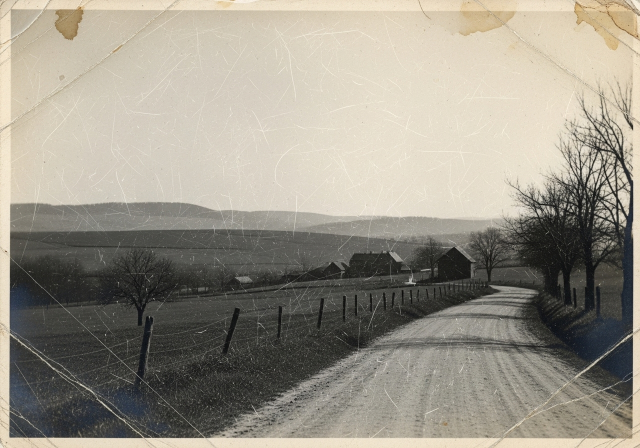
#> input picture attached_assets/generated_images/Damaged_vintage_landscape_photo_1b121723.png, 1280 x 896 px (shown at 1/2 size)
$ python -i photo_processor.py   (imports and definitions only)
#> lines starting #> are read from the running program, lines starting #| are printed output that depends on the picture
import cv2
import numpy as np
from PIL import Image
import io
import os
import replicate
import base64
import asyncio
from typing import Optional, Dict, Any
import logging

logger = logging.getLogger(__name__)

class AIPhotoProcessor:
    """
    Alqudimi Technology - Advanced photo restoration using state-of-the-art models:
    - SwinIR: Super-resolution and general restoration
    - CodeFormer: Face enhancement
    - DDColor: Photo-realistic colorization
    - InstructIR: Text-based instruction control
    """

    def __init__(self, api_key: Optional[str] = None):
        """
        Initialize the AI Photo Processor
        Args:
            api_key: Replicate API key (falls back to REPLICATE_API_TOKEN env var)
        """
        self.api_key = api_key or os.environ.get('REPLICATE_API_TOKEN')
        if self.api_key:
            os.environ['REPLICATE_API_TOKEN'] = self.api_key

        self.model_versions = {
            'swinir': 'jingyunliang/swinir',
            'codeformer': 'sczhou/codeformer',
            'ddcolor': 'piddnad/ddcolor',
            'instructir': 'mv-lab/instructir'
        }

    # [26 lines left out: functions _image_to_data_uri, _download_image_from_url, not called in this run]

    def super_resolution(self, image: np.ndarray, scale: int = 4, task: str = 'real_sr') -> np.ndarray:
        """
        Enhance image quality using SwinIR super-resolution

        Args:
            image: Input image as numpy array
            scale: Upscaling factor (2, 3, 4, or 8)
            task: 'real_sr' (real-world), 'classical_sr', 'gray_dn', 'color_dn', or 'jpeg_car'

        Returns:
            Enhanced image as numpy array
        """
        if not self.api_key:
            logger.warning("No Replicate API key found. Falling back to basic upscaling.")
            return self._fallback_super_resolution(image, scale)

        try:
            logger.info(f"Running SwinIR super-resolution: scale={scale}, task={task}")

            data_uri = self._image_to_data_uri(image)

            output = replicate.run(
                self.model_versions['swinir'],
                input={
                    "image": data_uri,
                    "task": task,
                    "scale": scale
                }
            )

            if isinstance(output, str):
                result = self._download_image_from_url(output)
            else:
                result = self._download_image_from_url(str(output))

            logger.info("SwinIR processing completed successfully")
            return result

        except Exception as e:
            logger.error(f"SwinIR processing failed: {str(e)}")
            return self._fallback_super_resolution(image, scale)

    # [125 lines left out: functions face_enhancement, colorize_photo, instruct_restore, not called in this run]

    def _fallback_super_resolution(self, image: np.ndarray, scale: int) -> np.ndarray:
        """Fallback super-resolution using OpenCV"""
#> called with scale = 4
        height, width = image.shape[:2]
#> height = 896; width = 1280
        new_width = int(width * scale)
#> new_width = 5120
        new_height = int(height * scale)
#> new_height = 3584

        upscaled = cv2.resize(image, (new_width, new_height), interpolation=cv2.INTER_CUBIC)

        lab = cv2.cvtColor(upscaled, cv2.COLOR_RGB2LAB)
#> lab: shape (3584, 5120, 3); mean of channels 0, 1, 2 154, 127.7, 134.9
        l, a, b = cv2.split(lab)
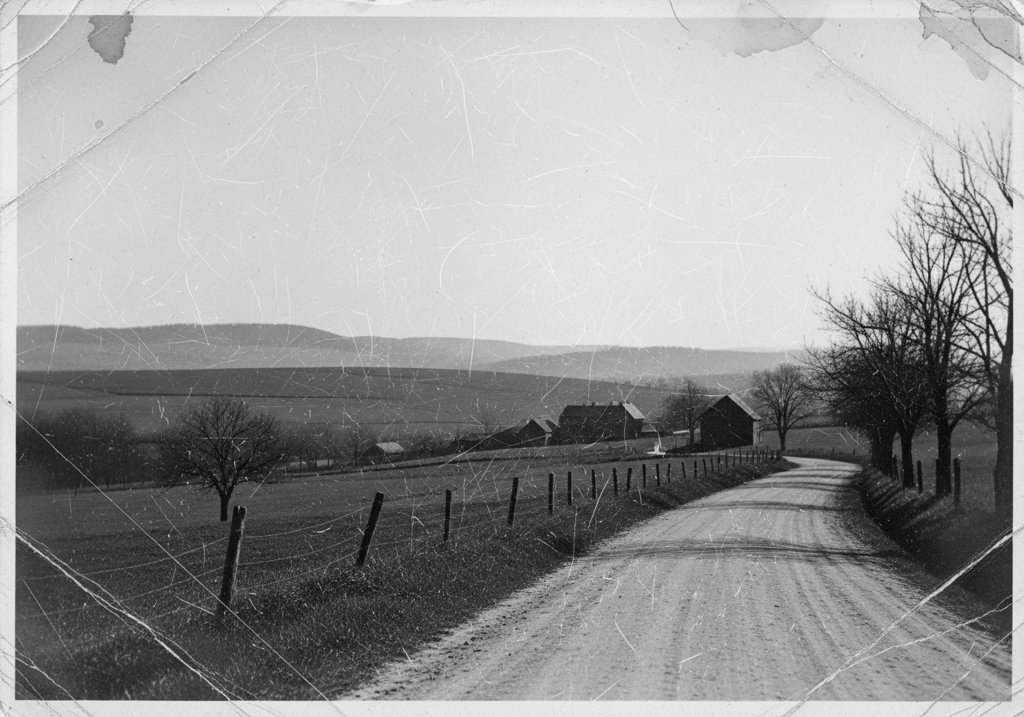
#> l: shape (3584, 5120) (shown at 1/5 size); min 0, max 251, mean 154
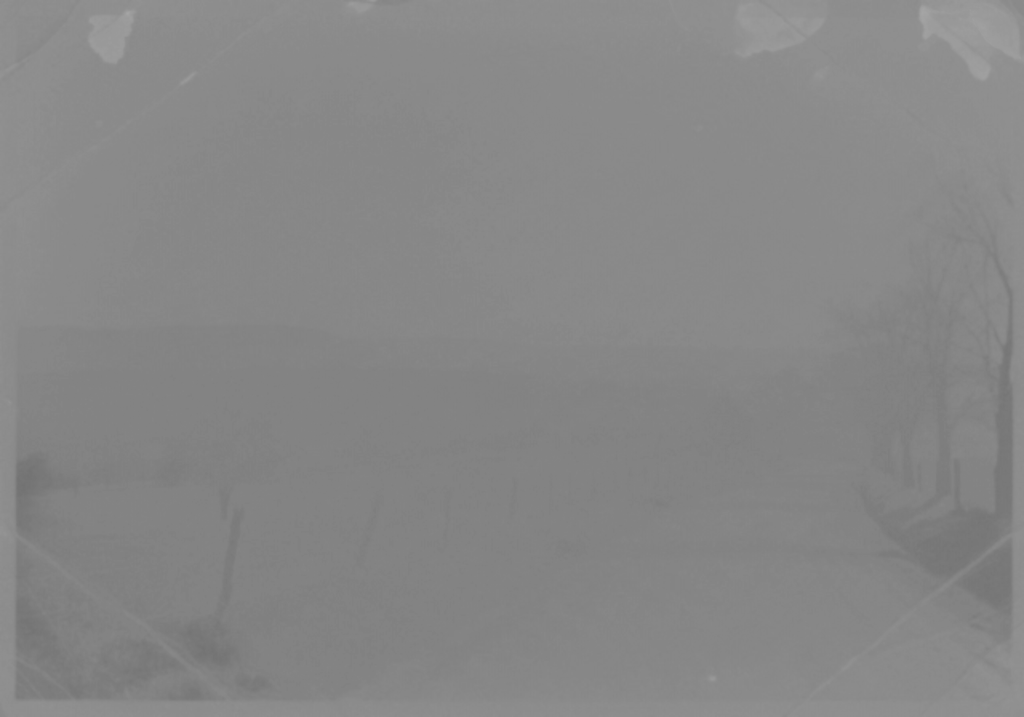
#> b: shape (3584, 5120) (shown at 1/5 size); min 114, max 166, mean 134.9

        clahe = cv2.createCLAHE(clipLimit=2.0, tileGridSize=(8,8))
        l = clahe.apply(l)
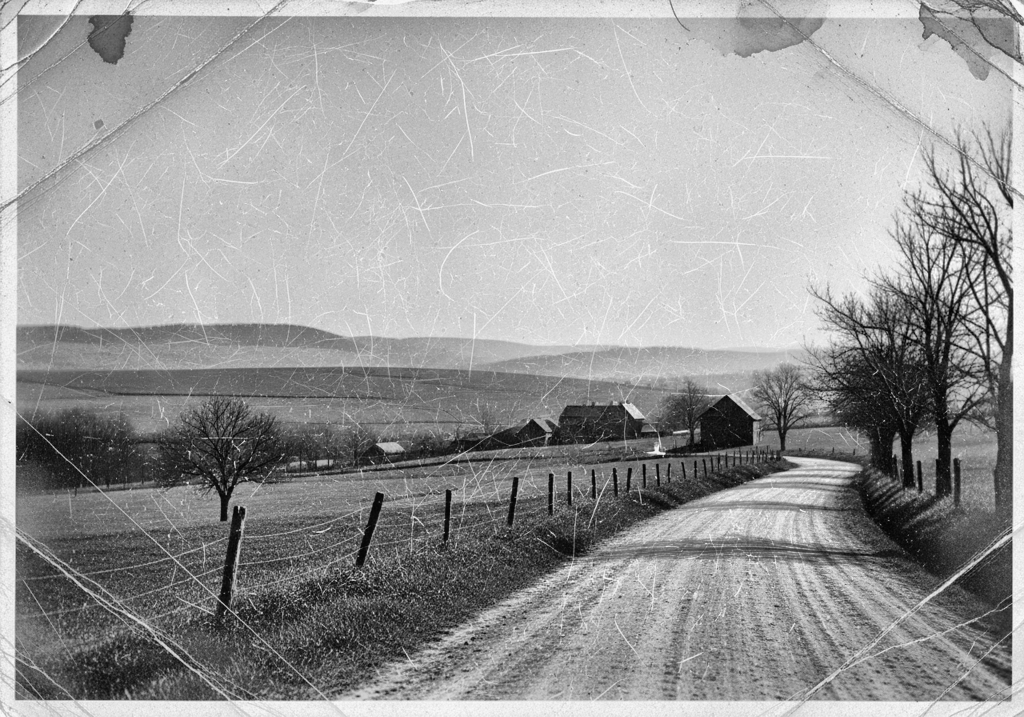
#> l: shape (3584, 5120) (shown at 1/5 size); min 0, max 254, mean 153.5

        lab = cv2.merge([l, a, b])
#> lab: shape (3584, 5120, 3); mean of channels 0, 1, 2 153.5, 127.7, 134.9
        enhanced = cv2.cvtColor(lab, cv2.COLOR_LAB2RGB)
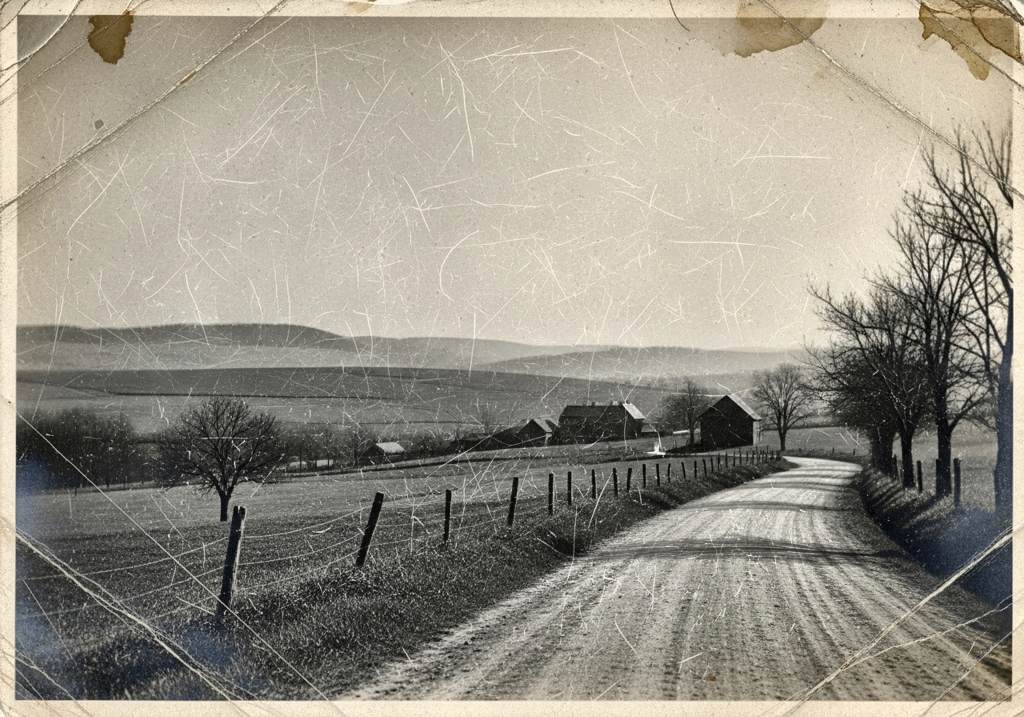
#> enhanced: shape (3584, 5120, 3) (shown at 1/5 size); mean R, G, B 152.4, 147.4, 135.3

        return enhanced

    # [129 lines left out: functions _fallback_colorization, process_image, _apply_basic_inpainting, _is_grayscale, not called in this run]


PhotoProcessor = AIPhotoProcessor

>>> import cv2
>>> picture = cv2.cvtColor(cv2.imread('../attached_assets/generated_images/Damaged_vintage_landscape_photo_1b121723.png'), cv2.COLOR_BGR2RGB)
>>> result = AIPhotoProcessor().super_resolution(picture)

$ run again, on attached_assets/generated_images/Old_faded_portrait_woman_8dd55ebe.png
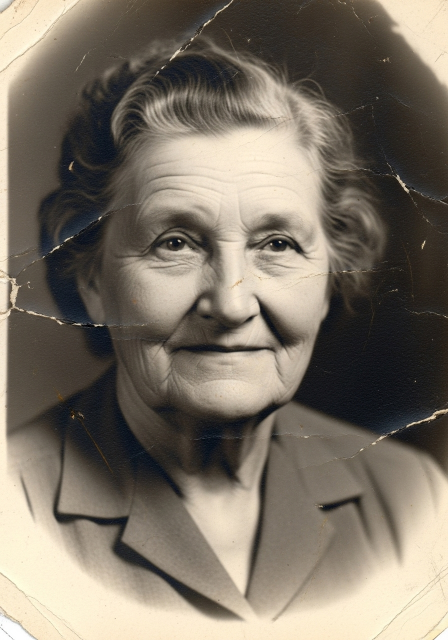
#> input picture attached_assets/generated_images/Old_faded_portrait_woman_8dd55ebe.png, 896 x 1280 px (shown at 1/2 size)
#> in _fallback_super_resolution, `l = clahe.apply(l)`:
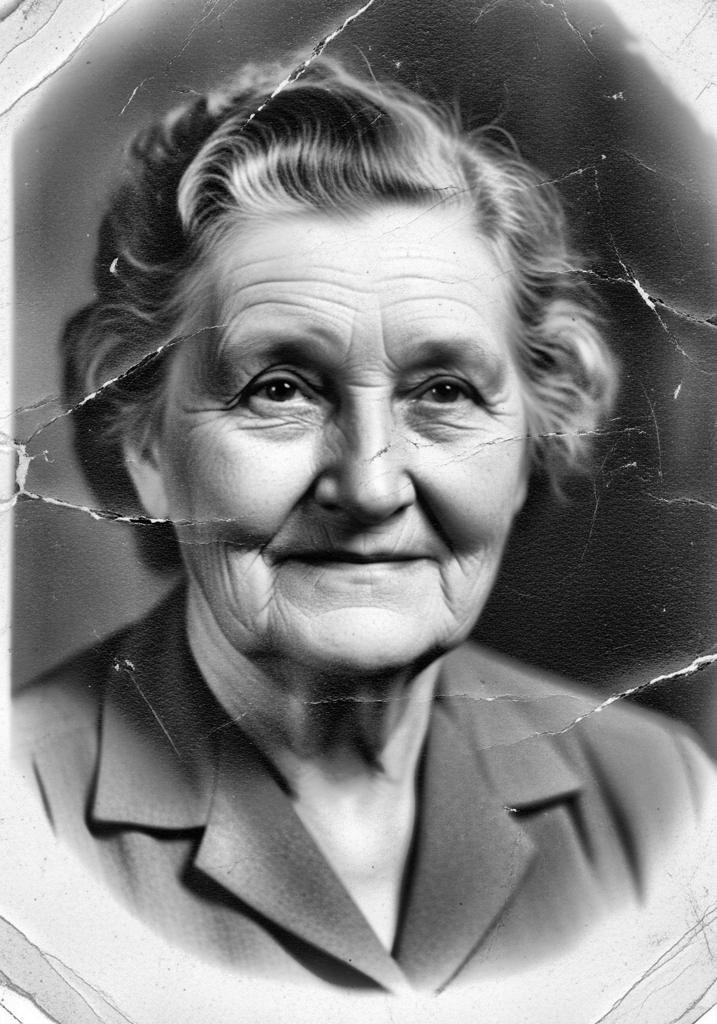
#> l: shape (5120, 3584) (shown at 1/5 size); min 0, max 255, mean 126.6
#> in _fallback_super_resolution, `enhanced = cv2.cvtColor(lab, cv2.COLOR_LAB2RGB)`:
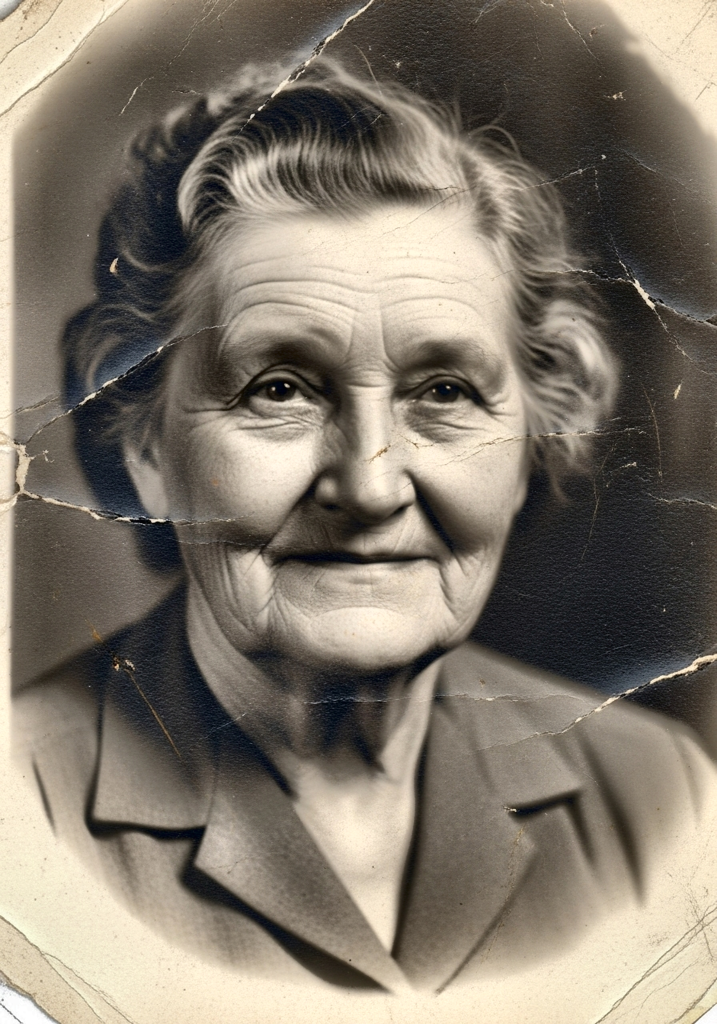
#> enhanced: shape (5120, 3584, 3) (shown at 1/5 size); mean R, G, B 129.3, 120.6, 108

$ run again, on attached_assets/generated_images/Restored_colorized_portrait_woman_b504a183.png
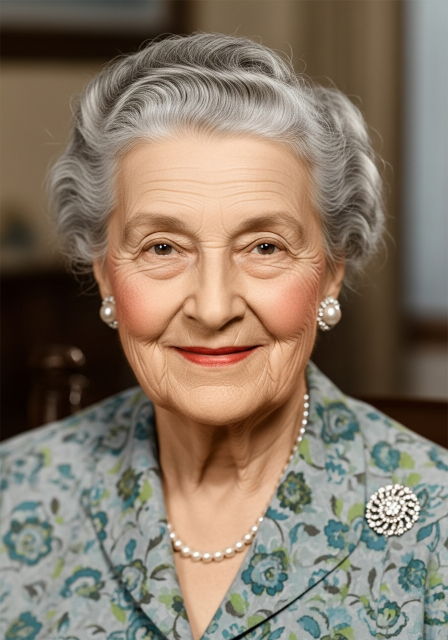
#> input picture attached_assets/generated_images/Restored_colorized_portrait_woman_b504a183.png, 896 x 1280 px (shown at 1/2 size)
#> in _fallback_super_resolution, `l = clahe.apply(l)`:
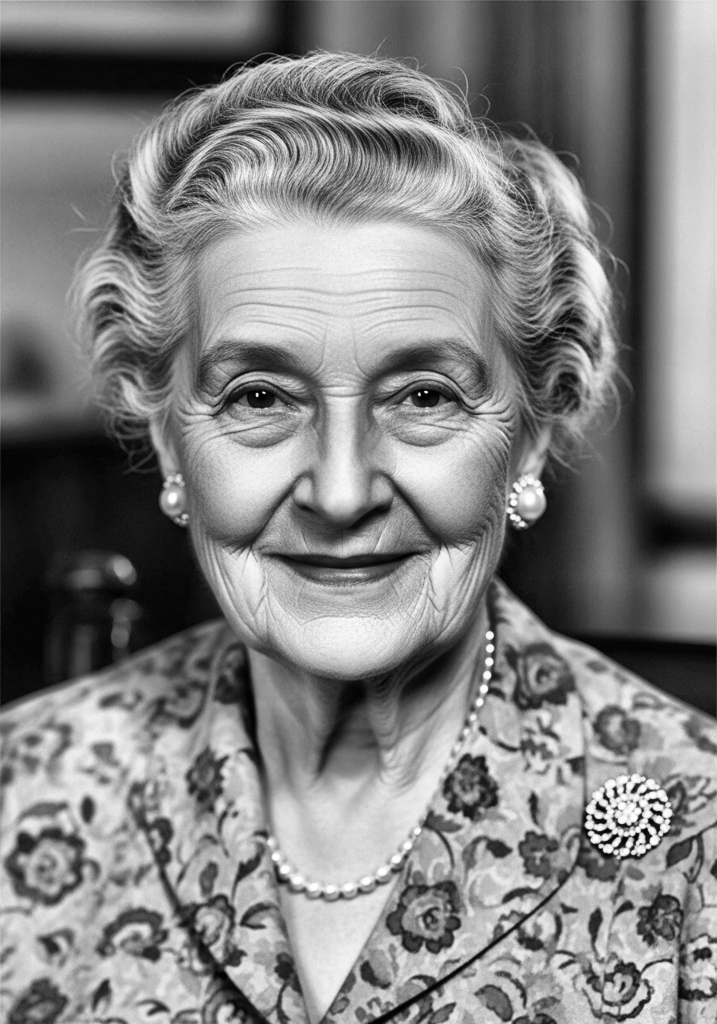
#> l: shape (5120, 3584) (shown at 1/5 size); min 0, max 255, mean 130
#> in _fallback_super_resolution, `enhanced = cv2.cvtColor(lab, cv2.COLOR_LAB2RGB)`:
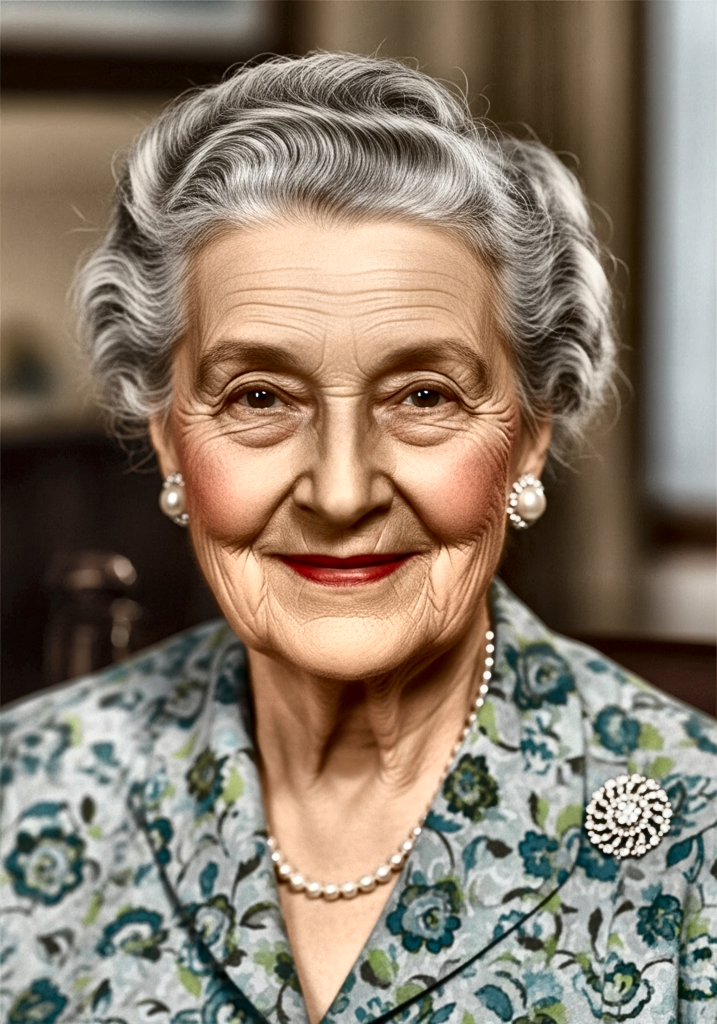
#> enhanced: shape (5120, 3584, 3) (shown at 1/5 size); mean R, G, B 135.9, 121.7, 105.9

$ run again, on attached_assets/generated_images/Restored_colorized_vintage_photo_3f663333.png
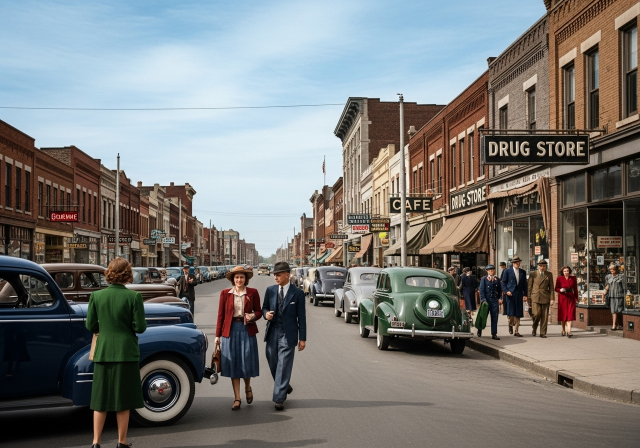
#> input picture attached_assets/generated_images/Restored_colorized_vintage_photo_3f663333.png, 1280 x 896 px (shown at 1/2 size)
#> in _fallback_super_resolution, `l = clahe.apply(l)`:
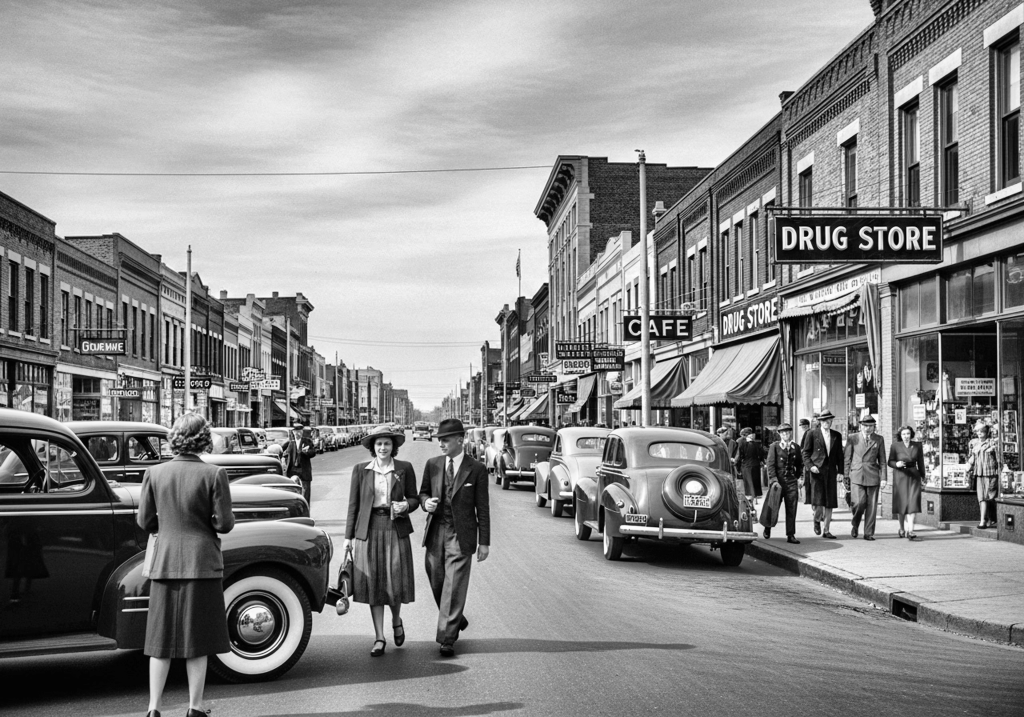
#> l: shape (3584, 5120) (shown at 1/5 size); min 0, max 255, mean 139.2
#> in _fallback_super_resolution, `enhanced = cv2.cvtColor(lab, cv2.COLOR_LAB2RGB)`:
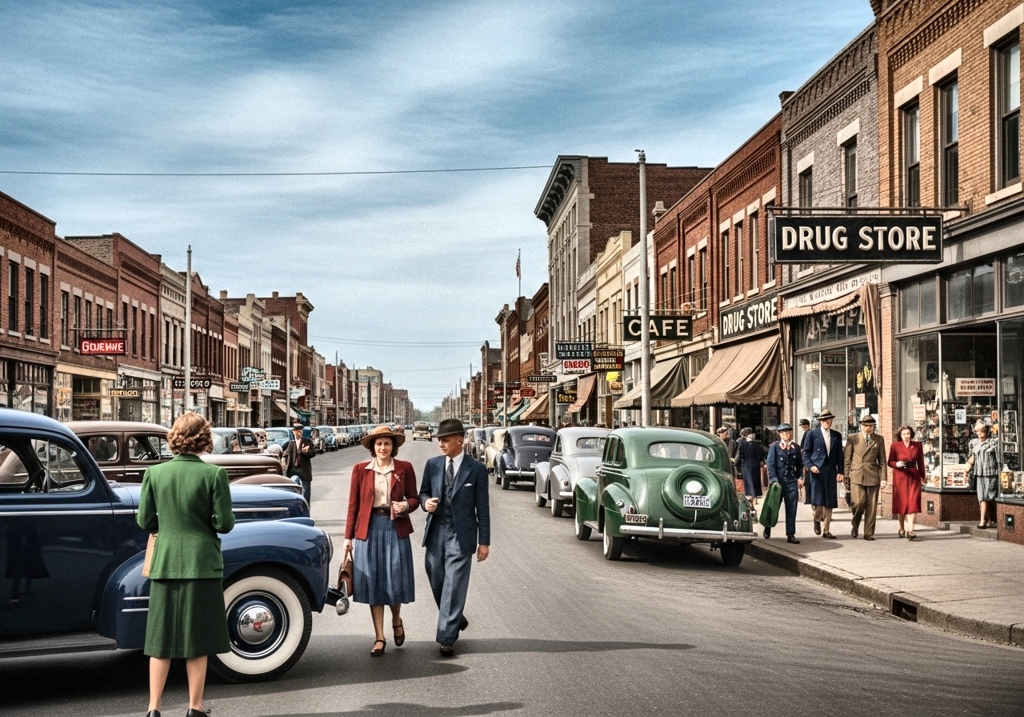
#> enhanced: shape (3584, 5120, 3) (shown at 1/5 size); mean R, G, B 134.2, 133.7, 131.1
